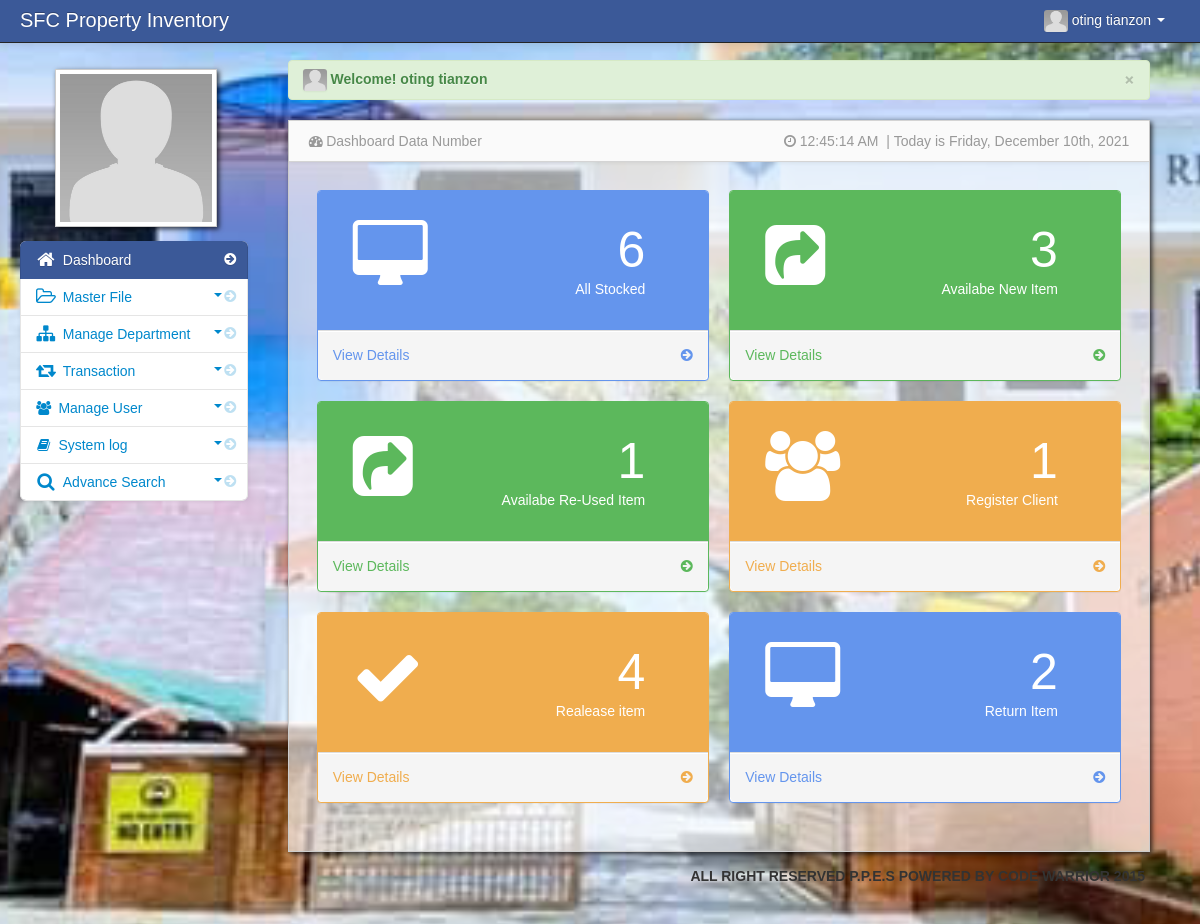
/admin/dashboard.php (signed in), run on the app's committed database.
### tables this page shows
CREATE TABLE `user` (
  `user_id` int(11) NOT NULL,
  `firstname` varchar(100) NOT NULL,
  `middlename` varchar(100) NOT NULL,
  `lastname` varchar(100) NOT NULL,
  `username` varchar(100) NOT NULL,
  `password` varchar(100) NOT NULL,
  `adminthumbnails` varchar(128) NOT NULL
);

### admin/session.php (called while the page is built, shortened)
<?php
$session_id=$_SESSION['id'];
$user_query = mysqli_query($conn,"select * from user where user_id = '$session_id'")or die(mysqli_error());
$user_row = mysqli_fetch_array($user_query);
?>

### admin/dashboard.php (shortened to what this page needs)
<?php  include('header.php'); ?>
<?php  include('session.php'); ?>
    <body>
		<?php include('navbar.php') ?>
        <div class="container-fluid">
            <div class="row-fluid">
			 <?php include('dashboard_slidebar.php'); ?>
                <div class="span9" id="content">
                    <div class="row-fluid">
         	         <?php $query= mysqli_query($conn,"select * from user where user_id = '$session_id'")or die(mysqli_error());
			         $row = mysqli_fetch_array($query);
			         ?>
                    <div class="col-lg-12">
                      <div class="alert alert-success alert-dismissable">
                         <button type="button" class="close" data-dismiss="alert" aria-hidden="true">&times;</button>
                          <img id="avatar1" class="img-responsive" src="<?php echo $row['adminthumbnails']; ?>"><strong> Welcome! <?php echo $user_row['firstname']." ".$user_row['lastname'];  ?></strong>
                      </div>
                    </div>
                        <div class="block">
                            <div class="navbar navbar-inner block-header">
                                <div class="muted pull-left"><i class="icon-dashboard">&nbsp;</i>Dashboard Data Number</div>
								<div class="muted pull-right"><i class="icon-time"></i>&nbsp;<?php include('time.php'); ?></div>
                            </div>
                            <div class="block-content collapse in">
							        <div class="span12">
<div class="block-content collapse in">
<div id="page-wrapper">
        <?php
	     $stocks = mysqli_query($conn,"select * from item")or die(mysqli_error());
		 $stocks = mysqli_num_rows($stocks);
		 ?>
                <div class="row-fluid">
                    <div class="span6">
                        <div class="panel panel-primary">
                            <div class="panel-heading">
							  <div class="container-fluid">
                                <div class="row-fluid">
                                    <div class="span3"><br/>
                                        <i class="fa fa-desktop fa-5x"></i><br/>
                                    </div>
                                    <div class="span8 text-right"><br/>
                                        <div class="huge"><?php echo $stocks; ?></div>
                                        <div>All Stocked</div><br/>
                                    </div>
                                </div>
							 </div>
                            </div>
                            <a href="item.php">
                                <div class="modal-footer">
                                    <span class="pull-left">View Details</span>
                                    <span class="pull-right"><i class="icon-chevron-right"></i></span>
                                    <div class="clearfix"></div>
                                </div>
                            </a>
                        </div>
                    </div>
				<?php
	             $result= mysqli_query($conn,"select * from item
							 where NOT EXISTS
							(select * from release_details where item.item_id = release_details.item_id)
		                     and item_status='new'
							 ORDER BY item.item_id DESC")
						     or die (mysqli_error());
		         $result = mysqli_num_rows($result);
		         ?>
                     <div class="span6">
                        <div class="panel panel-green">
                            <div class="panel-heading">
							  <div class="container-fluid">
                                <div class="row-fluid">
                                    <div class="span3"><br/>
                                      <i class="fa fa-share-square fa-5x"></i><br/>
                                    </div>
                                    <div class="span8 text-right"><br/>
                                        <div class="huge"><?php echo $result;?></div>
                                        <div>Availabe New Item</div><br/>
                                    </div>
                                </div>
							 </div>
                            </div>
                            <a href="item.php">
                                <div class="modal-footer">
                                    <span class="pull-left">View Details</span>
                                    <span class="pull-right"><i class="icon-chevron-right"></i></span>
                                    <div class="clearfix"></div>
                                </div>
                            </a>
                        </div>
                    </div>
				 </div>
 </div>
<div id="page-wrapper">
           <div class="row-fluid">
		    <?php
	        $reuse = mysqli_query($conn,"select * from item
							 where NOT EXISTS
							(select * from release_details where release_status = 'pending' and item.item_id = release_details.item_id)
		                     and item_status='Good condition'
							 ORDER BY item.item_id DESC")or die(mysqli_error());
		    $reuse = mysqli_num_rows($reuse);
		     ?>
			 <div class="span6">
                       <div class="panel panel-green">
                            <div class="panel-heading">
							  <div class="container-fluid">
                                <div class="row-fluid">
                                    <div class="span3"><br/>
                                      <i class="fa fa-share-square fa-5x"></i><br/>
                                    </div>
                                    <div class="span8 text-right"><br/>
                                        <div class="huge"><?php echo $reuse;?></div>
                                        <div>Availabe Re-Used Item</div><br/>
                                    </div>
                                </div>
							 </div>
                            </div>
                            <a href="reuse_item.php">
                                <div class="modal-footer">
                                    <span class="pull-left">View Details</span>
                                    <span class="pull-right"><i class="icon-chevron-right"></i></span>
                                    <div class="clearfix"></div>
                                </div>
                            </a>
                        </div>
                    </div>
		<?php
	     $client = mysqli_query($conn,"select * from client ")or die(mysqli_error());
		 $client = mysqli_num_rows($client);
		 ?>
					<div class="span6">
                        <div class="panel panel-yellow">
                            <div class="panel-heading">
							  <div class="container-fluid">
                                <div class="row-fluid">
                                    <div class="span3"><br/>
                                       <i class="fa fa-group fa-5x"></i><br/>
                                    </div>
                                    <div class="span8 text-right"><br/>
                                        <div class="huge"><?php echo $client;?></div>
                                        <div>Register Client</div><br/>
                                    </div>
                                </div>
							 </div>
                            </div>
                            <a href="employee.php">
                                <div class="modal-footer">
                                    <span class="pull-left">View Details</span>
                                    <span class="pull-right"><i class="icon-chevron-right"></i></span>
                                    <div class="clearfix"></div>
                                </div>
                            </a>
                        </div>
                    </div>
              </div>
        </div>
<div id="page-wrapper">
           <div class="row-fluid">
		 <?php
	     $Realease = mysqli_query($conn,"select * from tbl_release")or die(mysqli_error());
		 $Realease = mysqli_num_rows($Realease);
		 ?>
			<div class="span6">
                        <div class="panel panel-yellow">
                            <div class="panel-heading">
							  <div class="container-fluid">
                                <div class="row-fluid">
                                    <div class="span3"><br/>
                                       <i class="fa icon-ok  fa-5x"></i><br/>
                                    </div>
                                    <div class="span8 text-right"><br/>
                                        <div class="huge"><?php echo $Realease;?></div>
                                        <div>Realease item</div><br/>
                                    </div>
                                </div>
							 </div>
                            </div>
                            <a href="View_release_item.php">
                                <div class="modal-footer">
                                    <span class="pull-left">View Details</span>
                                    <span class="pull-right"><i class="icon-chevron-right"></i></span>
                                    <div class="clearfix"></div>
                                </div>
                            </a>
                        </div>
                    </div>
			<?php
	      $return = mysqli_query($conn,"select * from release_details where
		                      release_status = 'returned' ORDER BY release_details.release_details_id DESC")or die(mysqli_error());
		  $return = mysqli_num_rows($return);
		  ?>
					<div class="span6">
                        <div class="panel panel-primary">
                            <div class="panel-heading">
							  <div class="container-fluid">
                                <div class="row-fluid">
                                    <div class="span3"><br/>
                                         <i class="fa fa-desktop fa-5x"></i><br/>
                                    </div>
                                    <div class="span8 text-right"><br/>
                                        <div class="huge"><?php echo $return;?></div>
                                        <div>Return Item</div><br/>
                                    </div>
                                </div>
							 </div>
                            </div>
                            <a href="view_return.php">
                                <div class="modal-footer">
                                    <span class="pull-left">View Details</span>
                                    <span class="pull-right"><i class="icon-chevron-right"></i></span>
                                    <div class="clearfix"></div>
                                </div>
                            </a>
                        </div>
                    </div>
      </div>
 </div>
			                 </div>
                            </div>
                        </div>
                    </div>
                    </div>
                </div>
            </div>
         <?php include('footer.php'); ?>
        </div>
	<?php include('script.php'); ?>
    </body>

### admin/navbar.php (shortened to what this page needs)
<div class="navbar navbar-inverse navbar-fixed-top">
          <div class="navbar-inner">
             <div class="container-fluid">
		 <div class="navbar-header">
                  <span class="brand" href="#">SFC Property Inventory</span>
		 </div>
                  <div class="nav-collapse collapse">
                      <ul class="nav pull-right">
				<?php $query= mysqli_query($conn,"select * from user where user_id = '$session_id'")or die(mysqli_error());
					  $row = mysqli_fetch_array($query);
				?>
                          <li class="dropdown">
                              <a href="#" role="button" class="dropdown-toggle" data-toggle="dropdown"><img id="avatar1" class="img-responsive" src="<?php echo $row['adminthumbnails']; ?>">&nbsp;<?php echo $row['firstname']." ".$row['lastname'];  ?> <i class="caret"></i>
                              </a>
                          </li>
                      </ul>
                  </div>
              </div>
          </div>
      </div>

### admin/dashboard_slidebar.php (shortened to what this page needs)
     <div class="span3" id="sidebar">
	              <img id="admin_avatar" class="img-polaroid" src="<?php echo $row['adminthumbnails']; ?>">
                  <ul class="nav nav-list bs-docs-sidenav nav-collapse collapse">
                           <li class="active">
						   <a href="dashboard.php"><i class="icon-chevron-right"></i><i class="icon-home icon-large"></i>&nbsp;Dashboard</a>
						   </li>
						 <li>
						    <a href="javascript:;" role="button" class="dropdown-toggle" data-toggle="collapse" data-target="#bs"><i class="icon-chevron-right"></i><i class="icon-folder-open-alt icon-large"></i>&nbsp;Master File
						    <div class="muted pull-right"><i class="caret"></i></div></a>
						</li>
						  <li class="">
						    <a href="javascript:;" role="button" class="dropdown-toggle" data-toggle="collapse" data-target="#bs1"><i class="icon-chevron-right"></i><i class="icon-sitemap icon-large"></i>&nbsp;Manage Department
						    <div class="muted pull-right"><i class="caret"></i></div></a>
						</li>
					    <li>
						    <a href="javascript:;" role="button" class="dropdown-toggle" data-toggle="collapse" data-target="#bs2"><i class="icon-chevron-right"></i><i class="icon-retweet icon-large"></i>&nbsp;Transaction
							<div class="muted pull-right"><i class="caret"></i></div></a>
						</li>
						<li>
						    <a href="javascript:;" role="button" class="dropdown-toggle" data-toggle="collapse" data-target="#bs3"><i class="icon-chevron-right"></i><i class="icon-group"></i>&nbsp;Manage User
							<div class="muted pull-right"><i class="caret"></i></div></a>
						</li>
						<li>
						    <a href="javascript:;" role="button" class="dropdown-toggle" data-toggle="collapse" data-target="#bs4"><i class="icon-chevron-right"></i><i class="icon-book"></i>&nbsp;System log
							<div class="muted pull-right"><i class="caret"></i></div></a>
						</li>
                         <li class="">
                           <a href="javascript:;" role="button" class="dropdown-toggle" data-toggle="collapse" data-target="#bs5"><i class="icon-chevron-right"></i><i class="icon-search icon-large"></i>&nbsp;Advance Search
						   <div class="muted pull-right"><i class="caret"></i></div></a>
                        </li>
                  </ul>
</div>

### data on the page
user: adminthumbnails (placeholder picture), firstname "oting", lastname "tianzon"

### other printed values
$stocks "6"
$result "3"
$reuse "1"
$client "1"
$Realease "4"
$return "2"
